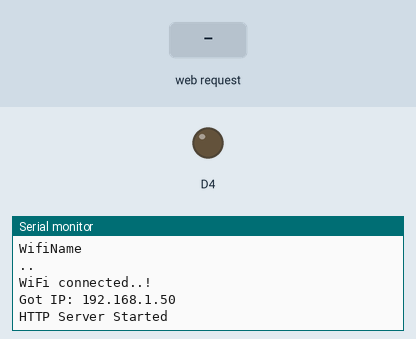
This sketch was run on a simulated ESP8266 (NodeMCU). Parts: output pins drawn as LEDs (lit = HIGH), the last lines printed to the serial monitor. The inputs (shaded band) are chosen by the test bench. WiFi joins after 1.5 s; servers stay silent unless stated.

Above: at 3.3 s.
3.4 s: HTTP request GET / received
At 4.3 s:
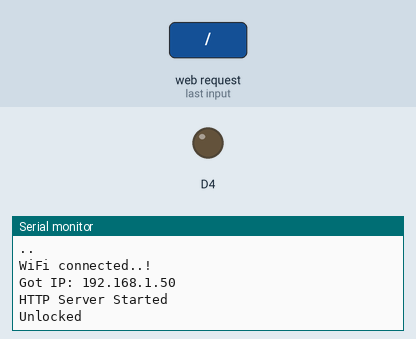
4.9 s: HTTP request GET /lock received
At 5.4 s:
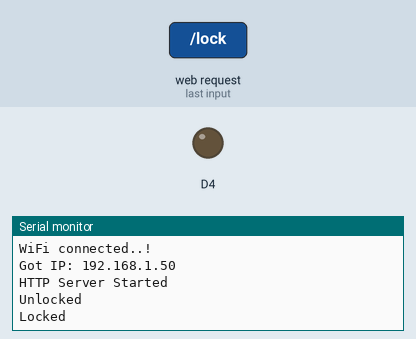

Measured:
- after the input at 3.4 s, the serial monitor: prints a new line at once (image 1)
- after the input at 4.9 s, the serial monitor: prints a new line at once (image 2)

The sketch:

NODEMCU_SERVER.ino
```cpp
#include <ESP8266WiFi.h>
#include <ESP8266WebServer.h>
#include <SoftwareSerial.h>
/*Put WiFi SSID & Password*/
const char* ssid = "WifiName";   // Enter SSID here
const char* password = "Password"; // Enter Password here

SoftwareSerial NodeMCU(D2,D3);


ESP8266WebServer server(80);

bool status = LOW;
 int i=1;
void setup() {
  Serial.begin(9600);
  delay(100);
  pinMode(D4, OUTPUT);
  NodeMCU.begin(4800);
  Serial.println("Connecting to ");
  Serial.println(ssid);

  //connect to your local wi-fi network
  WiFi.begin(ssid, password);

  //check NodeMCU is connected to Wi-fi network
  while (WiFi.status() != WL_CONNECTED) {
  delay(1000);
  Serial.print(".");
  }
  Serial.println("");
  Serial.println("WiFi connected..!");
  Serial.print("Got IP: ");
  Serial.println(WiFi.localIP());

  server.on("/", handle_OnConnect);
  server.on("/lock", handle_lock);
  server.on("/unlocked", handle_unlocked);
  server.onNotFound(handle_NotFound);

  server.begin();
  Serial.println("HTTP Server Started");
}
void loop() {
  server.handleClient();

  if(status)
  {
    NodeMCU.print(i);
    }

}

void handle_OnConnect() {
  status = LOW;
  Serial.println("Unlocked");
  server.send(200, "text/html", updateWebpage(status));
}

void handle_lock() {
  status = HIGH;
  Serial.println("Locked");
  server.send(200, "text/html", updateWebpage(status));
}

void handle_unlocked() {
  status = LOW;
  Serial.println("Unlocked");
  server.send(200, "text/html", updateWebpage(status));
}

void handle_NotFound(){
  server.send(404, "text/plain", "Not found");
}

String updateWebpage(uint8_t status){
  String ptr = "<!DOCTYPE html> <html>\n";
  ptr +="<head><meta name=\"viewport\" content=\"width=device-width, initial-scale=1.0, user-scalable=no\">\n";
  ptr +="<title>IOT smart door lock</title>\n";
  ptr +="<style>html {font-family: Helvetica; display: inline-block; margin: 0px auto; text-align: center;}\n";
  ptr +="body{margin-top: 50px;} h1 {color: #444444;margin: 50px auto 30px;} h3 {color: #444444;margin-bottom: 50px;}\n";
  ptr +=".button {display: block;width: 80px;background-color: #1abc9c;border: none;color: white;padding: 13px 30px;text-decoration: none;font-size: 25px;margin: 0px auto 35px;cursor: pointer;border-radius: 4px;}\n";
  ptr +=".button-on {background-color: #3498db;}\n";
  ptr +=".button-on:active {background-color: #3498db;}\n";
  ptr +=".button-off {background-color: #34495e;}\n";
  ptr +=".button-off:active {background-color: #2c3e50;}\n";
  ptr +="p {font-size: 14px;color: #888;margin-bottom: 10px;}\n";
  ptr +="</style>\n";
  ptr +="</head>\n";
  ptr +="<body>\n";
  ptr +="<h1>ESP8266 Web Server</h1>\n";
  ptr +="<h3>IOT smart door lock</h3>\n";

   if(status){
    ptr +="<p>Locked</p><a class=\"button button-off\" href=\"/unlocked\">Locked</a>\n";
   }else{
    ptr +="<p>Unlocked</p><a class=\"button button-on\" href=\"/lock\">Unlock</a>\n";
   }

  ptr +="</body>\n";
  ptr +="</html>\n";
  return ptr;
}
```
